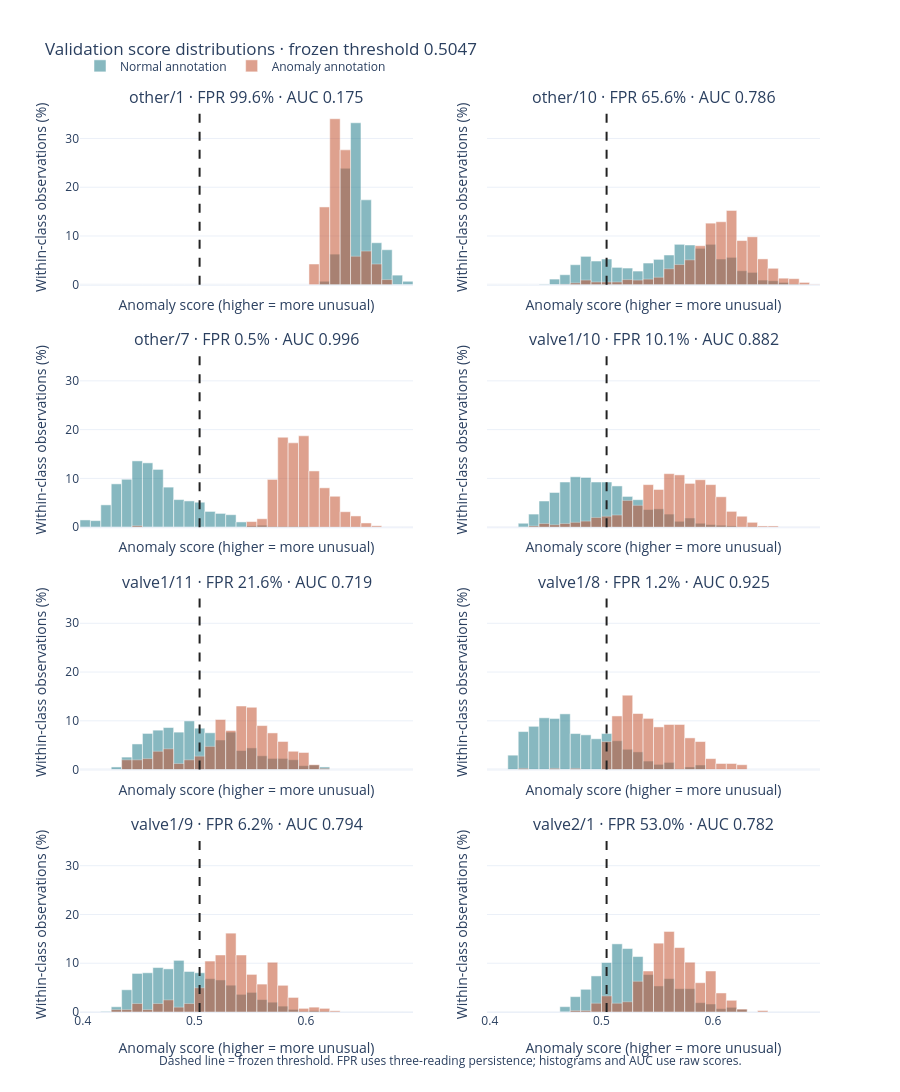

Notebook cell for this chart:
### Markdown cell above
## 2. Normal versus anomalous score distributions

Every panel uses the same score bins and axis scales. Each class is normalized to
100% within its group so a larger class does not dominate the chart. Teal marks
normal annotations; orange marks anomalous annotations. The dashed line is the frozen
threshold. Larger scores mean the detector considers a reading more unusual.

Look for two patterns: both distributions lying above the line indicates many
threshold exceedances; overlapping or reversed distributions indicate a ranking
problem that moving a threshold may not resolve. Histograms describe raw scores,
so their mass above the line is not the persistent-alert FPR shown in the titles.

### Code cell
binned = histograms(groups, scores)
figure = distribution_figure(binned, summary, provenance)
display(figure)
